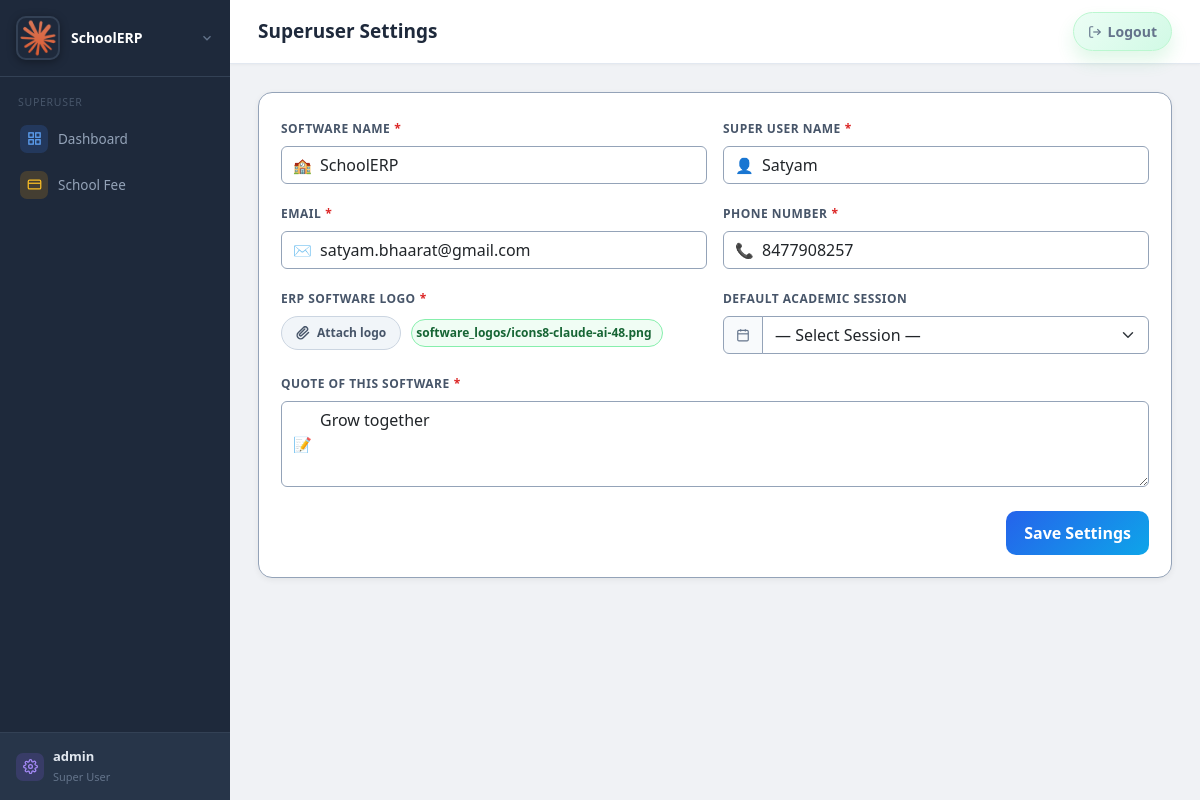
The app's page /super/settings/ (signed in) with its own data.
### core/models.py (models this page shows, shortened)
class SuperUserSettings(models.Model):
    software_name = models.CharField(max_length=150, default='SchoolERP')
    superuser_name = models.CharField(max_length=150, blank=True)
    superuser_email = models.EmailField(blank=True)
    superuser_phone = models.CharField(max_length=20, blank=True)
    logo = models.ImageField(upload_to='software_logos/', blank=True, null=True)
    organization_address = models.TextField(blank=True)
    notes = models.TextField(blank=True)
    default_session = models.CharField(max_length=20, blank=True, default='',
                                       help_text='Default academic session shown on superuser dashboard and school fee pages.')
    updated_at = models.DateTimeField(auto_now=True)
    @classmethod
    def get_solo(cls):
        obj = cls.objects.order_by('pk').first()
        if obj:
            return obj
        return cls.objects.create()

class User(AbstractUser):
    SUPERUSER = 'superuser'
    SCHOOL_ADMIN = 'school_admin'
    ROLES = [(SUPERUSER, 'Super User'), (SCHOOL_ADMIN, 'School Admin')]
    role = models.CharField(max_length=20, choices=ROLES, default=SCHOOL_ADMIN)
    school = models.ForeignKey(School, on_delete=models.CASCADE, null=True, blank=True)
    def is_super(self):
        return self.role == self.SUPERUSER

### core/views.py (the view)
# urls.py: path('super/settings/', views.super_settings, name='super_settings'),
@super_only
def super_settings(request):
    settings_obj = SuperUserSettings.get_solo()
    if request.method == 'POST':
        form = SuperUserSettingsForm(request.POST, request.FILES, instance=settings_obj)
        if form.is_valid():
            instance = form.save(commit=False)
            if not request.FILES.get('logo'):
                instance.logo = settings_obj.logo
            raw_session = request.POST.get('default_session', '').strip()
            instance.default_session = raw_session
            instance.save()
            settings_obj = SuperUserSettings.get_solo()
            messages.success(request, 'Settings saved successfully.')
            return redirect('super_settings')
        else:
            messages.error(request, 'Could not save settings. Please check the highlighted fields.')
    else:
        form = SuperUserSettingsForm(instance=settings_obj)
    session_choices = get_academic_session_choices(past_years=5, future_years=10)
    saved_session = settings_obj.default_session or ''
    if saved_session and saved_session not in [v for v, _ in session_choices]:
        session_choices.insert(0, (saved_session, saved_session))
    return render(request, 'superuser/settings.html', {
        'form': form,
        'settings_obj': settings_obj,
        'session_choices': session_choices,
        'selected_session': saved_session,
    })

### core/context_processors.py (called while the page is built)
def software_branding(request):
    try:
        app_settings = SuperUserSettings.get_solo()
    except (OperationalError, ProgrammingError):
        app_settings = None
    return {
        'app_settings': app_settings,
        'current_tenant': getattr(request, 'tenant', None),
    }

### core/session_utils.py (called while the page is built)
def get_session_start_year(reference_date=None, session_start_month='april'):
    date_obj = reference_date or timezone.localdate()
    start_cal = MONTH_TO_CAL.get(session_start_month, 4)
    return date_obj.year if date_obj.month >= start_cal else date_obj.year - 1

def format_academic_session(start_year):
    return f"{start_year}-{(start_year + 1) % 100:02d}"

def get_academic_session_choices(past_years=2, future_years=10, reference_date=None, session_start_month='april'):
    start_year = get_session_start_year(reference_date, session_start_month)
    return [
        (format_academic_session(start_year + offset), format_academic_session(start_year + offset))
        for offset in range(-past_years, future_years + 1)
    ]

### core/views.py (called while the page is built)
def super_only(fn):
    @wraps(fn)
    def wrap(request, *args, **kwargs):
        if not request.user.is_authenticated or not request.user.is_super():
            return redirect('login')
        return fn(request, *args, **kwargs)
    return wrap

### templates/superuser/settings.html (shortened to what this page needs)
{% extends 'base.html' %}
{% block page_title %}Superuser Settings{% endblock %}
{% block content %}
<div class="ss-wrap">
  <div class="ss-card">
    <div class="ss-body">
      <form method="post" enctype="multipart/form-data" class="row g-3">
        <div class="col-md-6">
          <label class="form-label">Software Name<span class="required">*</span></label>
          <div class="field-wrap">
            <span class="field-icon">🏫</span>
            {{ form.software_name }}
          </div>
        </div>
        <div class="col-md-6">
          <label class="form-label">Super User Name<span class="required">*</span></label>
          <div class="field-wrap">
            <span class="field-icon">👤</span>
            {{ form.superuser_name }}
          </div>
        </div>
        <div class="col-md-6">
          <label class="form-label">Email<span class="required">*</span></label>
          <div class="field-wrap">
            <span class="field-icon">✉️</span>
            {{ form.superuser_email }}
          </div>
        </div>
        <div class="col-md-6">
          <label class="form-label">Phone Number<span class="required">*</span></label>
          <div class="field-wrap">
            <span class="field-icon">📞</span>
            {{ form.superuser_phone }}
          </div>
        </div>
        <div class="col-md-6">
          <label class="form-label">ERP Software Logo<span class="required">*</span></label>
          <div class="logo-attach-row">
            <span class="logo-attach-btn" onclick="document.getElementById('logo-input').click()">
              <svg width="14" height="14" viewBox="0 0 24 24" fill="none" stroke="currentColor" stroke-width="2.5" stroke-linecap="round" stroke-linejoin="round"><path d="M21.44 11.05l-9.19 9.19a6 6 0 01-8.49-8.49l9.19-9.19a4 4 0 015.66 5.66L9.42 16.4a2 2 0 01-2.83-2.83l8.49-8.48"/></svg>
              Attach logo
            </span>
            {% if settings_obj.logo %}
            <div class="logo-chip">
              <span class="logo-chip-name">{{ settings_obj.logo.name }}</span>
            </div>
            {% endif %}
          </div>
        </div>
        <div class="col-md-6">
          <label class="form-label">Default Academic Session</label>
          <div class="input-group field-group">
            <span class="input-group-text">
              <svg width="14" height="14" fill="none" stroke="currentColor" stroke-width="2" viewBox="0 0 24 24"><rect x="3" y="4" width="18" height="18" rx="2"/><line x1="16" y1="2" x2="16" y2="6"/><line x1="8" y1="2" x2="8" y2="6"/><line x1="3" y1="10" x2="21" y2="10"/></svg>
            </span>
            <select name="default_session" id="id_default_session" class="form-select">
              <option value="">— Select Session —</option>
            </select>
          </div>
        </div>
        <div class="col-md-12">
          <label class="form-label">Quote of this software<span class="required">*</span></label>
          <div class="field-wrap">
            <span class="field-icon">📝</span>
            {{ form.organization_address }}
          </div>
        </div>
        <div class="col-12 d-flex justify-content-end pt-2">
          <button type="submit" class="btn btn-save">Save Settings</button>
        </div>
      </form>
    </div>
  </div>
</div>
{% endblock %}

### templates/base.html (shortened to what this page needs)
{% load static %}
<!DOCTYPE html>
<html lang="en">
<head>
<link rel="stylesheet" href="{% static 'css/style.css' %}">
<link rel="stylesheet" href="https://cdn.jsdelivr.net/npm/bootstrap@5.3.3/dist/css/bootstrap.min.css">
</head>
<body>
<div class="sidebar">
  <div class="brand" id="brand-profile">
    <button type="button" class="brand-trigger" onclick="toggleBrandProfile(event)" aria-expanded="false" aria-controls="brand-profile-menu">
      <div class="brand-inner">
        {% if app_settings and app_settings.logo %}
          <img src="{{ app_settings.logo.url }}" alt="{{ app_settings.software_name|default:'SchoolERP' }}" class="brand-logo">
        {% else %}
          <div class="brand-logo-fallback">
            <svg width="22" height="22" fill="none" stroke="#fff" stroke-width="2" viewBox="0 0 24 24"><path d="M3 9l9-7 9 7v11a2 2 0 0 1-2 2H5a2 2 0 0 1-2-2z"/><polyline points="9 22 9 12 15 12 15 22"/></svg>
          </div>
        {% endif %}
        <div class="brand-text">
          <div class="brand-name">{{ app_settings.software_name|default:'SchoolERP' }}</div>
        </div>
        <svg class="brand-chevron" width="14" height="14" fill="none" stroke="currentColor" stroke-width="2.2" viewBox="0 0 24 24"><polyline points="6 9 12 15 18 9"/></svg>
      </div>
    </button>
  </div>
  <nav>
    {% if user.is_super %}
      <div class="nav-section">Superuser</div>
      <a href="{% url 'super_dashboard' %}" {% if request.resolver_match.url_name == 'super_dashboard' %}class="active"{% endif %}>
        <span class="ni ni-blue"><svg width="15" height="15" fill="none" stroke="currentColor" stroke-width="2" viewBox="0 0 24 24"><rect x="3" y="3" width="7" height="7"/><rect x="14" y="3" width="7" height="7"/><rect x="3" y="14" width="7" height="7"/><rect x="14" y="14" width="7" height="7"/></svg></span>
        Dashboard
      </a>
      <a href="{% url 'super_school_fee_dashboard' %}" {% if request.resolver_match.url_name == 'super_school_fee_dashboard' or request.resolver_match.url_name == 'super_collect_fee' %}class="active"{% endif %}>
        <span class="ni ni-amber"><svg width="15" height="15" fill="none" stroke="currentColor" stroke-width="2" viewBox="0 0 24 24"><rect x="2" y="5" width="20" height="14" rx="2"/><line x1="2" y1="10" x2="22" y2="10"/></svg></span>
        School Fee
      </a>
    {% endif %}
  </nav>
  {% if not user.is_super %}
  <a href="{% url 'config_view' %}" class="user-info {% if request.resolver_match.url_name == 'config_view' %}active{% endif %}">
    <span class="ni ni-purple"><svg width="15" height="15" fill="none" stroke="currentColor" stroke-width="2" viewBox="0 0 24 24"><circle cx="12" cy="12" r="3"/><path d="M19.4 15a1.65 1.65 0 0 0 .33 1.82l.06.06a2 2 0 0 1-2.83 2.83l-.06-.06a1.65 1.65 0 0 0-1.82-.33 1.65 1.65 0 0 0-1 1.51V21a2 2 0 0 1-4 0v-.09A1.65 1.65 0 0 0 9 19.4a1.65 1.65 0 0 0-1.82.33l-.06.06a2 2 0 0 1-2.83-2.83l.06-.06A1.65 1.65 0 0 0 4.68 15a1.65 1.65 0 0 0-1.51-1H3a2 2 0 0 1 0-4h.09A1.65 1.65 0 0 0 4.6 9a1.65 1.65 0 0 0-.33-1.82l-.06-.06a2 2 0 0 1 2.83-2.83l.06.06A1.65 1.65 0 0 0 9 4.68a1.65 1.65 0 0 0 1-1.51V3a2 2 0 0 1 4 0v.09a1.65 1.65 0 0 0 1 1.51 1.65 1.65 0 0 0 1.82-.33l.06-.06a2 2 0 0 1 2.83 2.83l-.06.06A1.65 1.65 0 0 0 19.4 9a1.65 1.65 0 0 0 1.51 1H21a2 2 0 0 1 0 4h-.09a1.65 1.65 0 0 0-1.51 1z"/></svg></span>
    Settings
  </a>
  {% else %}
  <a href="{% url 'super_settings' %}" class="user-info {% if request.resolver_match.url_name == 'super_settings' %}active{% endif %}">
    <span class="ni ni-purple"></span>
    <div class="user-details">
      <strong>{{ user.username }}</strong>
      <small>{{ user.get_role_display }}</small>
    </div>
  </a>
  {% endif %}
</div>
<div class="main">
  <div class="topbar">
    <h1>{% block page_title %}Dashboard{% endblock %}</h1>
    <div class="topbar-right">
      <a class="topbar-logout" href="{% url 'logout' %}">
        <svg width="14" height="14" fill="none" stroke="currentColor" stroke-width="2" viewBox="0 0 24 24"><path d="M9 21H5a2 2 0 0 1-2-2V5a2 2 0 0 1 2-2h4"/><polyline points="16 17 21 12 16 7"/><line x1="21" y1="12" x2="9" y2="12"/></svg>
        Logout
      </a>
    </div>
  </div>
  <div class="content">
    {% block content %}{% endblock %}
  </div>
</div>
</body>
</html>

### static/css/style.css (style rules this page uses)
* { box-sizing: border-box; margin: 0; padding: 0; }
body { font-family: 'Segoe UI', sans-serif; background: #f0f2f5; color: #333; }
.sidebar { position: fixed; top: 0; left: 0; height: 100vh; width: 230px; background: #1e293b; color: #cbd5e1; display: flex; flex-direction: column; }
.main { margin-left: 230px; min-height: 100vh; }
.topbar { background: #fff; padding: 14px 28px; display: flex; align-items: center; justify-content: space-between; border-bottom: 1px solid #e2e8f0; }
.topbar h1 { font-size: 20px; font-weight: 600; }
.topbar a { color: #64748b; text-decoration: none; font-size: 14px; }
.content { padding: 28px; }
.btn { display: inline-block; padding: 8px 16px; border-radius: 6px; font-size: 13px; font-weight: 500; cursor: pointer; border: none; text-decoration: none; transition: opacity .2s; }

### templates/superuser/settings.html (style rules this page uses)
.ss-wrap { display: grid; gap: 20px; }
.ss-card { background: #fff; border: 1.5px solid #94a3b8; border-radius: 14px; box-shadow: 0 2px 6px rgba(0,0,0,.06); overflow: hidden; }
.ss-body { padding: 22px; }
.form-label { font-size: 12px; font-weight: 700; color: #475569; text-transform: uppercase; letter-spacing: .04em; }
.form-control, .form-select { border-color: #94a3b8; }
.field-wrap { position: relative; }
.field-icon { position: absolute; left: 12px; top: 50%; transform: translateY(-50%); font-size: 15px; pointer-events: none; z-index: 2; }
.field-wrap .form-control { padding-left: 38px; }
.field-wrap textarea.form-control { padding-left: 38px; }
.field-group .input-group-text { background: #f8fafc; border-color: #94a3b8; color: #64748b; }
.logo-attach-row { display: flex; align-items: center; gap: 10px; flex-wrap: wrap; }
.logo-attach-btn { display: inline-flex; align-items: center; gap: 7px; padding: 7px 14px; background: #f1f5f9; border: 1.5px solid #cbd5e1; border-radius: 20px; font-size: 12px; font-weight: 600; color: #475569; cursor: pointer; transition: background .15s, border-color .15s, color .15s; white-space: nowrap; user-select: none; }
.logo-chip { display: inline-flex; align-items: center; gap: 8px; padding: 4px 10px 4px 4px; background: #f0fdf4; border: 1.5px solid #86efac; border-radius: 20px; font-size: 12px; font-weight: 600; color: #166534; max-width: 100%; }
.logo-chip-name { overflow: hidden; text-overflow: ellipsis; white-space: nowrap; max-width: 260px; }
.btn-save { background: linear-gradient(135deg, #2563eb, #0ea5e9); border: none; color: #fff; border-radius: 10px; font-weight: 700; padding: 10px 18px; }
.required { color: #dc2626; font-weight: 700; margin-left: 4px; }

### records on screen
SuperUserSettings: logo (picture), software_name "SchoolERP", superuser_name "Satyam", superuser_email "satyam.bhaarat@gmail.com", superuser_phone "8477908257", logo.name "software_logos/icons8-claude-ai-48.png", organization_address "Grow together"
User: username "admin", role "Super User"
